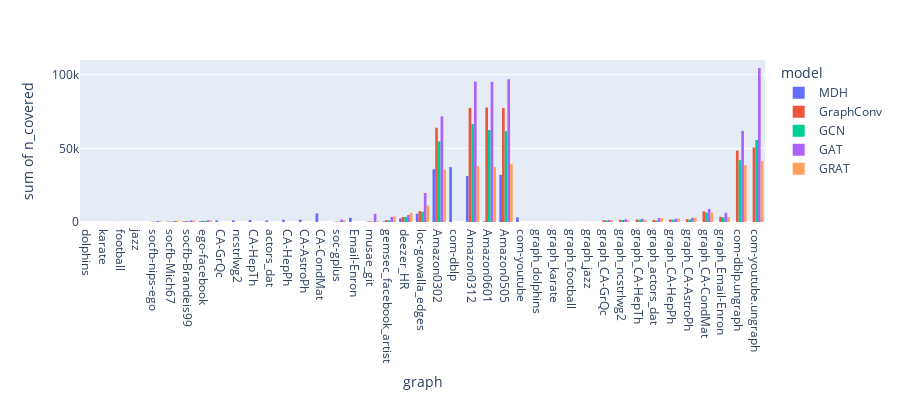

The notebook cell saved with this chart:
### Code cell
fig = px.histogram(Full, x="graph", y="n_covered",
             color='model', barmode='group',
             height=400)
fig.show()

### Figure 1 — Plotly figure (JSON) as saved in the notebook; plotly's stock layout.template omitted (floating-point values rounded to 4 significant figures)
{"data": [{"alignmentgroup": "True", "bingroup": "x", "histfunc": "sum", "hovertemplate": "model=MDH<br>graph=%{x}<br>sum of n_covered=%{y}<extra></extra>", "legendgroup": "MDH", "marker": {"color": "#636efa"}, "name": "MDH", "offsetgroup": "MDH", "orientation": "v", "showlegend": true, "type": "histogram", "x": ["dolphins", "karate", "football", "jazz", "socfb-nips-ego", "socfb-Mich67", "socfb-Brandeis99", "ego-facebook", "CA-GrQc", "ncstrlwg2", "CA-HepTh", "actors_dat", "CA-HepPh", "CA-AstroPh", "CA-CondMat", "CA-CondMat", "soc-gplus", "Email-Enron", "musae_git", "gemsec_facebook_artist", "deezer_HR", "loc-gowalla_edges", "Amazon0302", "com-dblp", "Amazon0312", "Amazon0601", "Amazon0505", "com-youtube"], "xaxis": "x", "y": [3, 8, 32, 29, 10, 206, 396, 534, 1027, 1108, 1389, 1013, 1523, 1636, 2936, 2936, 69, 2880, 196, 430, 2377, 5656, 35804, 37203, 31172, 436, 31951, 3117], "yaxis": "y"}, {"alignmentgroup": "True", "bingroup": "x", "histfunc": "sum", "hovertemplate": "model=GraphConv<br>graph=%{x}<br>sum of n_covered=%{y}<extra></extra>", "legendgroup": "GraphConv", "marker": {"color": "#EF553B"}, "name": "GraphConv", "offsetgroup": "GraphConv", "orientation": "v", "showlegend": true, "type": "histogram", "x": ["graph_dolphins", "graph_karate", "graph_football", "graph_jazz", "socfb-nips-ego", "socfb-Mich67", "socfb-Brandeis99", "ego-facebook", "graph_CA-GrQc", "graph_ncstrlwg2", "graph_CA-HepTh", "graph_actors_dat", "graph_CA-HepPh", "graph_CA-AstroPh", "graph_CA-CondMat", "graph_CA-CondMat", "soc-gplus", "graph_Email-Enron", "musae_git", "gemsec_facebook_artist", "deezer_HR", "loc-gowalla_edges", "Amazon0302", "com-dblp.ungraph", "Amazon0312", "Amazon0601", "Amazon0505", "com-youtube.ungraph"], "xaxis": "x", "y": [4, 10, 34, 40, 234, 312, 644, 740, 1165, 1487, 1693, 1440, 1749, 1982, 3639, 3639, 287, 3521, 463, 1339, 3398, 7365, 64015, 48390, 77459, 77647, 77336, 50517], "yaxis": "y"}, {"alignmentgroup": "True", "bingroup": "x", "histfunc": "sum", "hovertemplate": "model=GCN<br>graph=%{x}<br>sum of n_covered=%{y}<extra></extra>", "legendgroup": "GCN", "marker": {"color": "#00cc96"}, "name": "GCN", "offsetgroup": "GCN", "orientation": "v", "showlegend": true, "type": "histogram", "x": ["graph_dolphins", "graph_karate", "graph_football", "graph_jazz", "socfb-nips-ego", "socfb-Mich67", "socfb-Brandeis99", "ego-facebook", "graph_CA-GrQc", "graph_ncstrlwg2", "graph_CA-HepTh", "graph_actors_dat", "graph_CA-HepPh", "graph_CA-AstroPh", "graph_CA-CondMat", "graph_CA-CondMat", "soc-gplus", "graph_Email-Enron", "musae_git", "gemsec_facebook_artist", "deezer_HR", "loc-gowalla_edges", "Amazon0302", "com-dblp.ungraph", "Amazon0312", "Amazon0601", "Amazon0505", "com-youtube.ungraph"], "xaxis": "x", "y": [4, 9, 33, 30, 239, 270, 481, 666, 1102, 1396, 1548, 1047, 1560, 1715, 3149, 3149, 350, 3184, 294, 1131, 3467, 7038, 54690, 41985, 66398, 62423, 61600, 55664], "yaxis": "y"}, {"alignmentgroup": "True", "bingroup": "x", "histfunc": "sum", "hovertemplate": "model=GAT<br>graph=%{x}<br>sum of n_covered=%{y}<extra></extra>", "legendgroup": "GAT", "marker": {"color": "#ab63fa"}, "name": "GAT", "offsetgroup": "GAT", "orientation": "v", "showlegend": true, "type": "histogram", "x": ["graph_dolphins", "graph_karate", "graph_football", "graph_jazz", "socfb-nips-ego", "socfb-Mich67", "socfb-Brandeis99", "ego-facebook", "graph_CA-GrQc", "graph_ncstrlwg2", "graph_CA-HepTh", "graph_actors_dat", "graph_CA-HepPh", "graph_CA-AstroPh", "graph_CA-CondMat", "graph_CA-CondMat", "soc-gplus", "graph_Email-Enron", "musae_git", "gemsec_facebook_artist", "deezer_HR", "loc-gowalla_edges", "Amazon0302", "com-dblp.ungraph", "Amazon0312", "Amazon0601", "Amazon0505", "com-youtube.ungraph"], "xaxis": "x", "y": [8, 14, 36, 41, 671, 750, 1123, 1127, 1385, 1772, 2081, 2692, 2185, 2803, 4434, 4434, 1598, 6235, 5602, 3440, 4718, 19716, 71673, 61862, 95346, 95120, 96816, 104458], "yaxis": "y"}, {"alignmentgroup": "True", "bingroup": "x", "histfunc": "sum", "hovertemplate": "model=GRAT<br>graph=%{x}<br>sum of n_covered=%{y}<extra></extra>", "legendgroup": "GRAT", "marker": {"color": "#FFA15A"}, "name": "GRAT", "offsetgroup": "GRAT", "orientation": "v", "showlegend": true, "type": "histogram", "x": ["graph_dolphins", "graph_karate", "graph_football", "graph_jazz", "socfb-nips-ego", "socfb-Mich67", "socfb-Brandeis99", "ego-facebook", "graph_CA-GrQc", "graph_ncstrlwg2", "graph_CA-HepTh", "graph_actors_dat", "graph_CA-HepPh", "graph_CA-AstroPh", "graph_CA-CondMat", "graph_CA-CondMat", "soc-gplus", "graph_Email-Enron", "musae_git", "gemsec_facebook_artist", "deezer_HR", "loc-gowalla_edges", "Amazon0302", "com-dblp.ungraph", "Amazon0312", "Amazon0601", "Amazon0505", "com-youtube.ungraph"], "xaxis": "x", "y": [3, 9, 32, 55, 434, 831, 952, 1174, 1066, 1153, 1435, 2600, 2350, 2907, 3179, 3179, 1089, 3326, 462, 3843, 6181, 11170, 35649, 38568, 37854, 37394, 39437, 41433], "yaxis": "y"}], "layout": {"barmode": "group", "height": 400, "legend": {"title": {"text": "model"}, "tracegroupgap": 0}, "margin": {"t": 60}, "xaxis": {"anchor": "y", "domain": [0, 1], "title": {"text": "graph"}}, "yaxis": {"anchor": "x", "domain": [0, 1], "title": {"text": "sum of n_covered"}}}}
